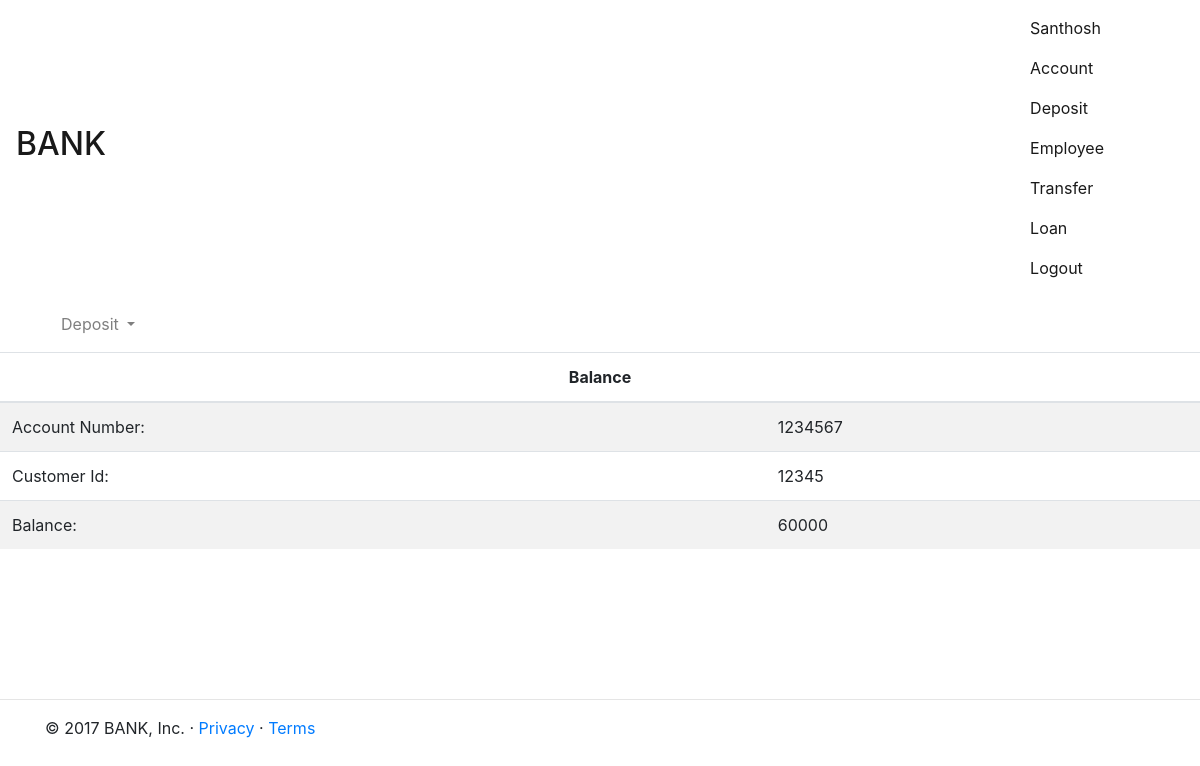
The app's page /deposit.php?deposit_task=view_balance (signed in) with its own data.
### tables this page shows
CREATE TABLE `account` (
  `account_number` int(11) NOT NULL,
  `customer_id` int(11) default NULL,
  `balance` int(11) NOT NULL,
  `account_type` varchar(30) default NULL,
  PRIMARY KEY  (`account_number`)
);

### deposit.php (the view, shortened to what this page needs)
<?php
require('usr_funcs.php');
require('config.php');
@$get_task=$_GET['deposit_task'];
if($get_task=='view_balance'){
  try{
                if($_SESSION['user_type']=='customer'){
                    $sql="SELECT * from account where account_number=".$_SESSION['valid_user_account_number']."";
                }else{
                    $sql="select * from employee where employee_id=".$_SESSION['valid_user'];
                }
            if($result=$mysqli->query($sql)){
                if($result->num_rows >0){
                    if($row=$result->fetch_array()){
    if(emp_check()){ account_emp(); }else{ ?>
  <table class='table table-striped'>
    <thead>
      <tr>
        <th colspan='2' class='table-inverse'>
          <center>Balance</center>
        </th>
      </tr>
    </thead>
    <tr>
      <td>Account Number: </td>
      <td>
        <?php echo $row[0]; ?>
      </td>
    </tr>
    <tr>
      <td>Customer Id: </td>
      <td>
        <?php echo $row[1]; ?>
      </td>
    </tr>
    <tr>
      <td>Balance: </td>
      <td>
        <?php echo $row[2]; ?>
      </td>
    </tr>
  </table>
  <?php
                    }
                    }else{
                        throw new Exception("Something Went Wrong. Can't fetch_array()");
                    }
                }else{
                    throw new Exception("Sorry You haven't entered the details yet.");
                }
            } else{
                throw new Exception("Something went wrong. Can't execute the query");
            }
        }catch(Exception $e){
                do_exp_content($e->getMessage());
            }
}
  ?>

### records on screen
account: account_number "1234567", customer "12345", balance "60000"

### other values on screen
$user "Santhosh"
